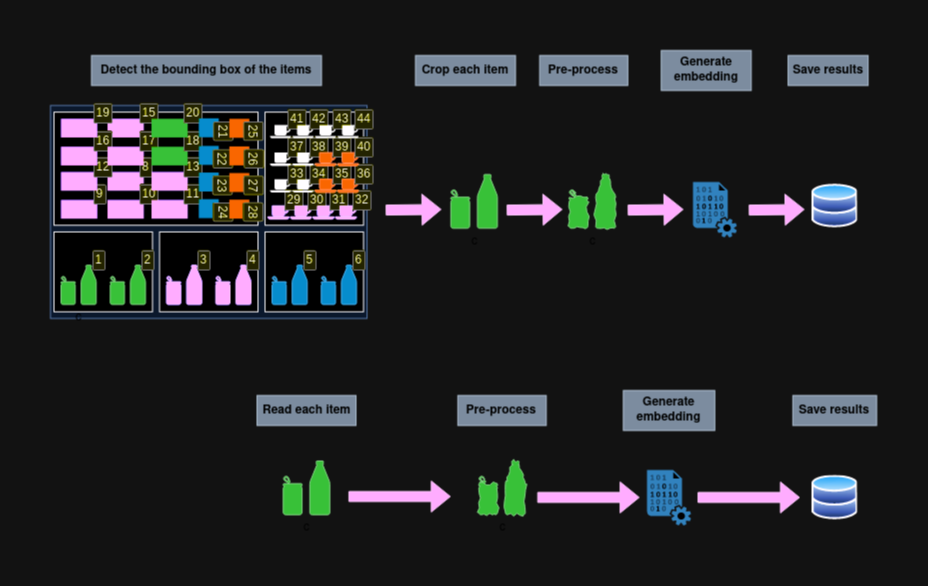
#> input picture images/pre_process.png, 928 x 586 px
$ python -i helpers.py   (imports and definitions only)
#> lines starting #> are read from the running program, lines starting #| are printed output that depends on the picture; after the words box and inside, x2 and y2 are one past the last pixel; in counts of white or black regions, pixels touching at a corner belong together
#> further down, picture is the input picture: shape (586, 928, 3); mean B, G, R 38.1, 36.9, 35
import cv2
from PIL import Image
import numpy as np
from rembg import remove
import re

def natural_sort_key(s):
    return [int(text) if text.isdigit() else text.lower() for text in re.split(r'(\d+)', s)]

# [73 lines left out: functions crop_image_from_bbox, preprocess_product_image, resize_with_padding, not called in this run]

def is_object_visible(image_np, threshold=True, black_threshold=0.95):
    """
    Check if the object in the image is sufficiently visible.
    """
#> called with threshold = True, black_threshold = 0.95
    if threshold is None:
        return True  # Default behavior
    else:
        # Calculate the ratio of object area to total image area
        gray = cv2.cvtColor(image_np, cv2.COLOR_BGR2GRAY)
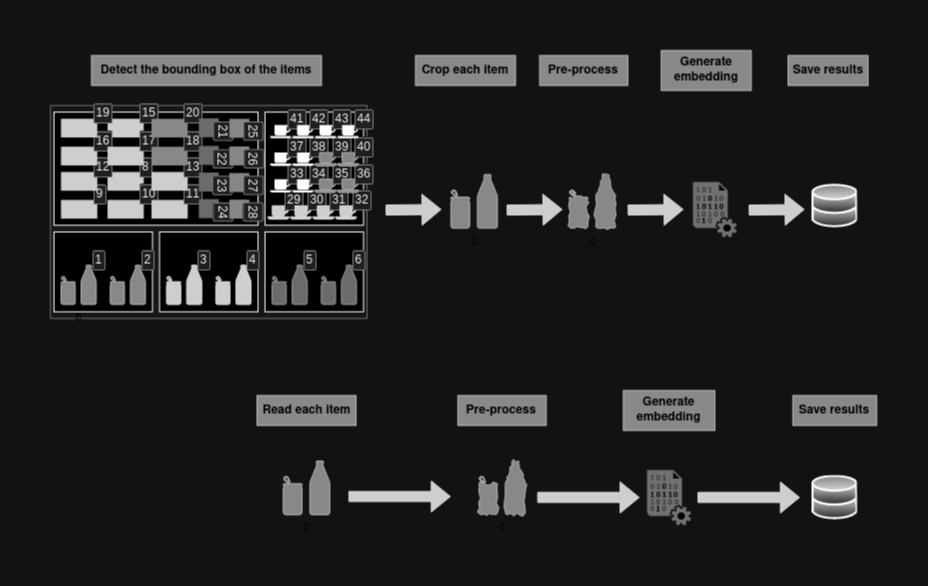
#> gray: shape (586, 928); min 0, max 254, mean 36.4
        _, binary_mask = cv2.threshold(gray, 1, 255, cv2.THRESH_BINARY)
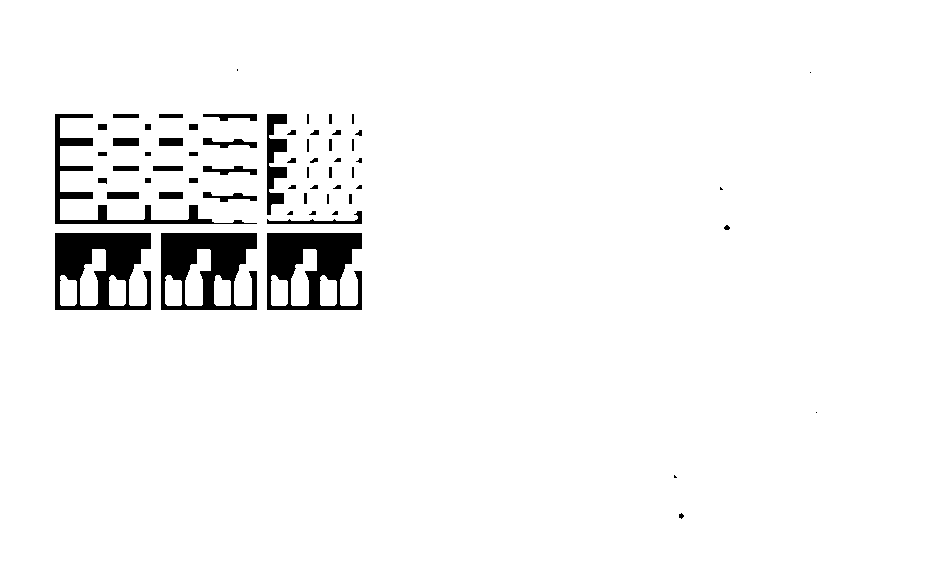
#> binary_mask: shape (586, 928); 96.1% white; 61 black regions (9 under 20 px), largest, box (x1, y1, x2, y2) and area: (55, 233, 151, 310) 4646, (161, 233, 257, 310) 4633, (267, 233, 362, 310) 4569
        object_area = cv2.countNonZero(binary_mask)
#> object_area = 522632
        total_area = image_np.shape[0] * image_np.shape[1]
#> total_area = 543808
        object_percentage = object_area / total_area
#> object_percentage = 0.961

        # Calculate the ratio of black area to total image area
        black_area = total_area - object_area
#> black_area = 21176
        black_percentage = black_area / total_area
#> black_percentage = 0.0389

        # Check if object percentage exceeds the threshold
        if object_percentage >= threshold and black_percentage < black_threshold:
            return True
        else:
            return False

>>> import cv2
>>> picture = cv2.imread('../images/pre_process.png')
>>> result = is_object_visible(picture)
#> result = False

$ run again, on images/problem_1.png
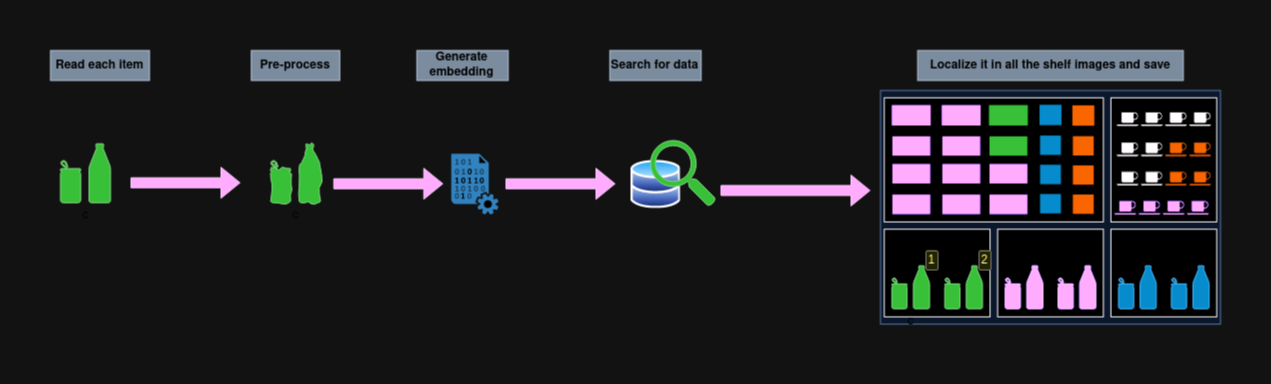
#> input picture images/problem_1.png, 1271 x 384 px
#> picture is the input picture: shape (384, 1271, 3); mean B, G, R 35.8, 33.6, 32.3
#> in is_object_visible, `gray = cv2.cvtColor(image_np, cv2.COLOR_BGR2GRAY)`:
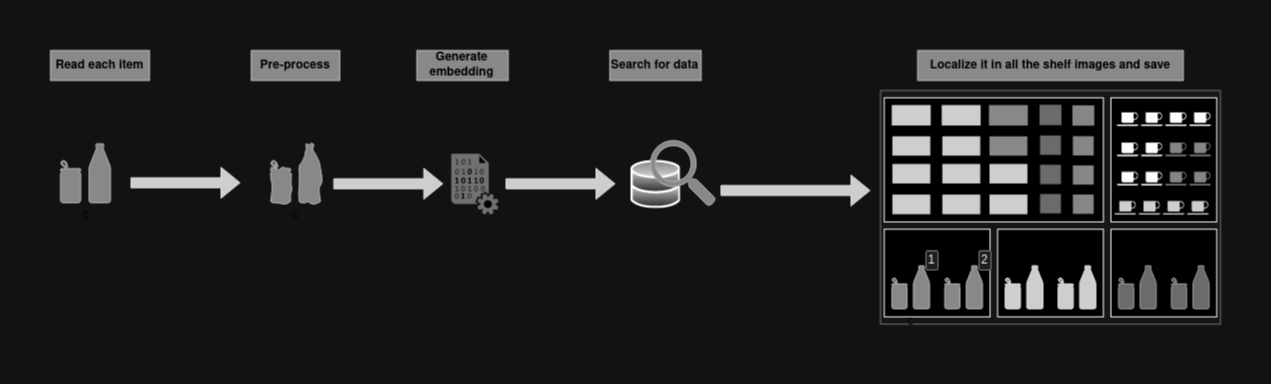
#> gray: shape (384, 1271); min 0, max 254, mean 33.4
#> in is_object_visible, `_, binary_mask = cv2.threshold(gray, 1, 255, cv2.THRESH_BINARY)`:
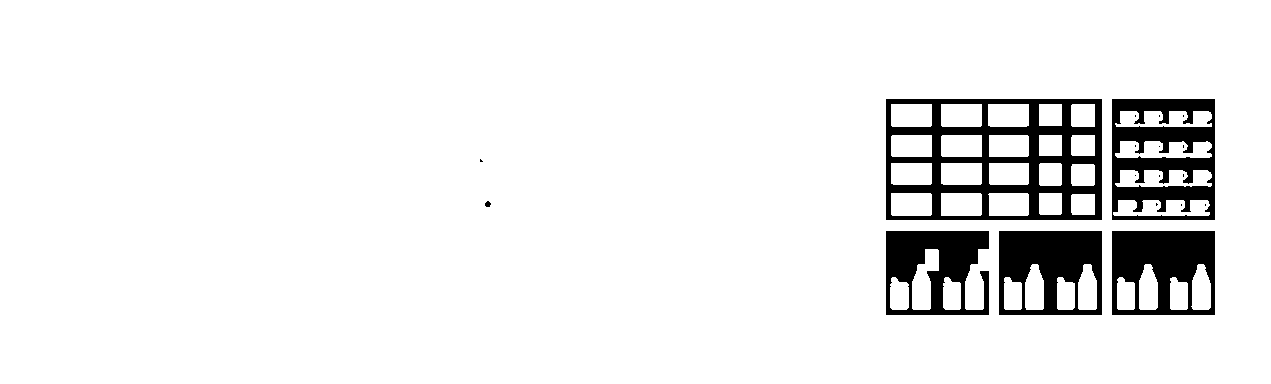
#> binary_mask: shape (384, 1271); 92.5% white; 19 black regions (13 under 20 px), largest, box (x1, y1, x2, y2) and area: (886, 99, 1102, 220) 11069, (1112, 99, 1215, 220) 7516, (1112, 231, 1215, 315) 6099, (999, 231, 1102, 315) 6092, (886, 231, 989, 315) 5538, (485, 201, 491, 207) 27
#> object_area = 451691
#> object_percentage = 0.925
#> black_area = 36373
#> black_percentage = 0.0745
#> result = False

$ run again, on images/problem_2.png
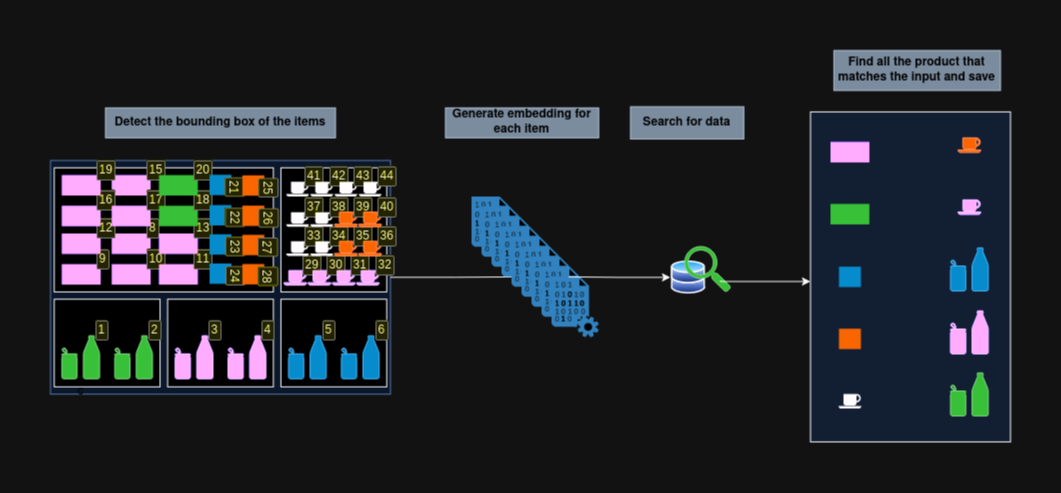
#> input picture images/problem_2.png, 1061 x 493 px
#> picture is the input picture: shape (493, 1061, 3); mean B, G, R 40.5, 36.5, 33.2
#> in is_object_visible, `gray = cv2.cvtColor(image_np, cv2.COLOR_BGR2GRAY)`:
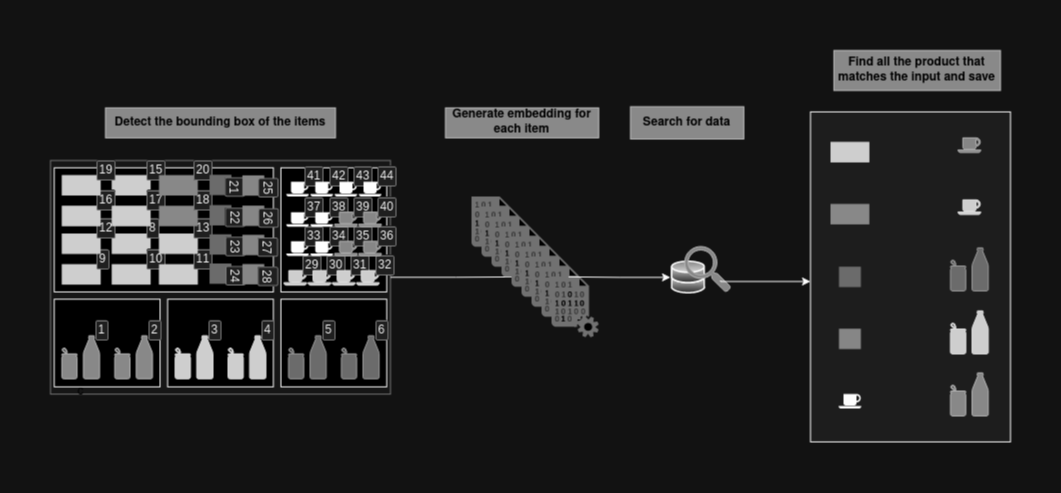
#> gray: shape (493, 1061); min 0, max 254, mean 35.9
#> in is_object_visible, `_, binary_mask = cv2.threshold(gray, 1, 255, cv2.THRESH_BINARY)`:
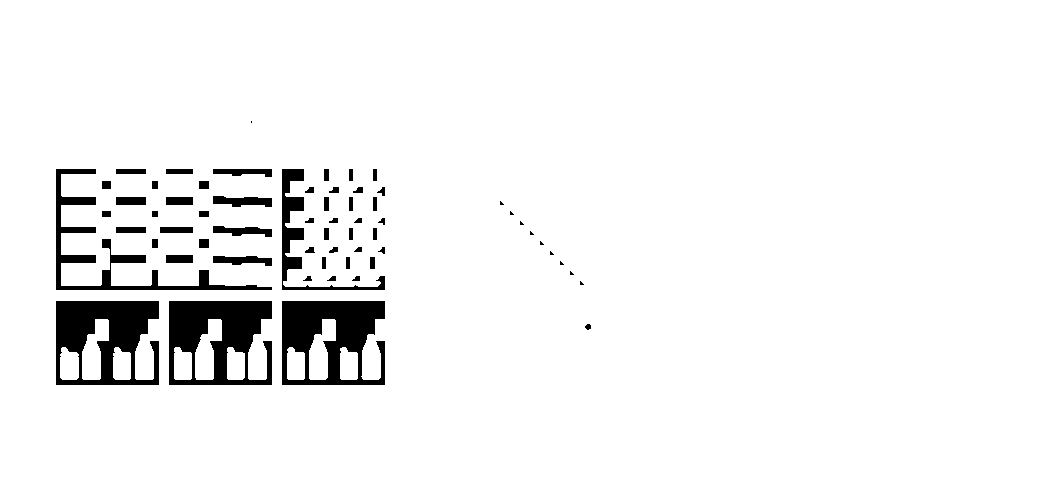
#> binary_mask: shape (493, 1061); 94.9% white; 62 black regions (10 under 20 px), largest, box (x1, y1, x2, y2) and area: (282, 301, 385, 385) 5578, (169, 301, 272, 385) 5556, (56, 301, 159, 385) 5538
#> object_area = 496613
#> object_percentage = 0.949
#> black_area = 26460
#> black_percentage = 0.0506
#> result = False
